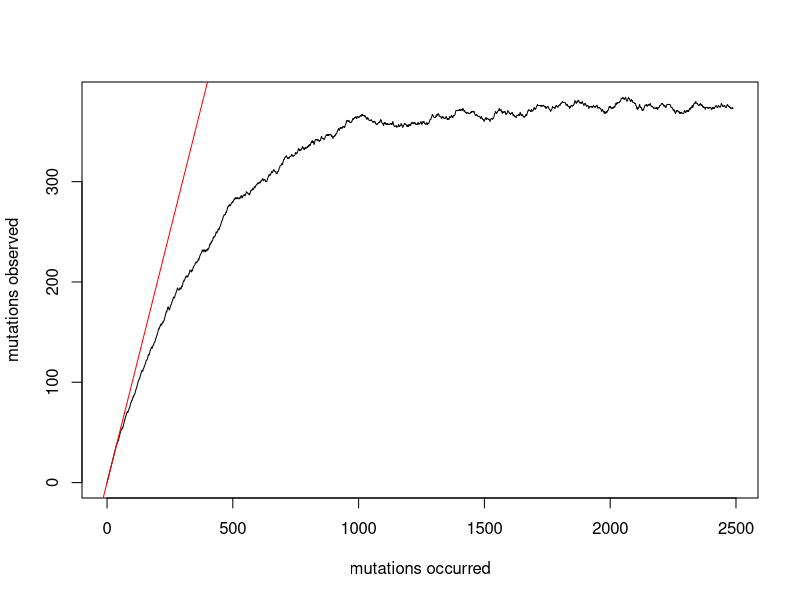
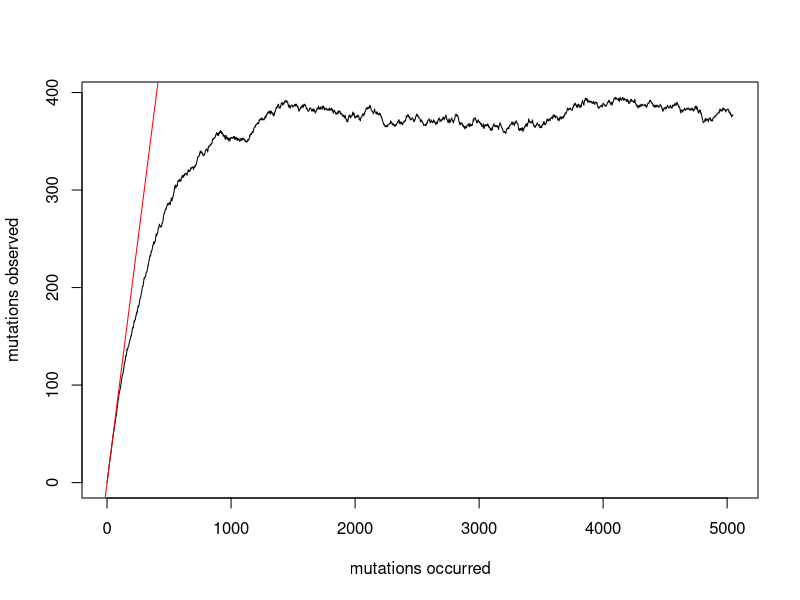

Write R code to recreate these figures, in order.
## ---- chunk 1
mutate <- function(seq, mu){
  ### procedure to mutate the sequence in each generation
  L <- length(seq)
  t <- rbinom(1,L,mu) # this sets the number of sites to mutate
  S <- sample(1:L, size = t, replace = FALSE) # pick the sites to mutate 
  m <- seq[S] + sample(1:3, t, T) # this adds a random integer between 1-3 to the original value.
  seq[S] <- m %% 4 # this will take anything greater than 3 to "circle back"
  return(list(seq, t))
}

evolve <- function(seq, mu, N){
  ### evolve the sequence over N generations
  seqs <- list(seq) # record the genotype of each generation
  nmut <- 0   # counter for the number of mutations that *occurred* in each generation
  Nobs <- 0   # counter for the number of *observed* mutations
  for( i in 1:N ){
    mutant <- mutate(seq, mu) # perform mutation
    seq <- mutant[[1]]  # extract the mutated sequence, which will be the starting point for the next generation
    seqs <- c(seqs, list(seq)) # record the genotype at this generation
    nmut <- c(nmut, mutant[[2]]) # record the number of mutations that *occurred* at this generation
    Nobs <- c(Nobs, sum(seqs[[1]] != seq)) # this records the number of *observed* mutations
  }
  return(list(seqs, nmut, Nobs))
}

evolve2seq <- function(seq, mu, N){
  ### evolve the sequence independently twice to simulate two contemporary lineages over N generations
  seq1 <- seq; seq2 <- seq # same starting point for both lineages
  seqs1 <- list(seq) # record the genotype of each generation
  seqs2 <- list(seq) # record the genotype of each generation
  nmut1 <- 0   # counter for the number of mutations that *occurred* in each generation in lineage 1
  nmut2 <- 0   # counter for the number of mutations that *occurred* in each generation in lineage 2
  Nobs <- 0   # counter for the number of *observed* mutations
  for( i in 1:N ){
    # for lineage 1
    mutant1 <- mutate(seq1, mu) # perform mutation
    seq1 <- mutant1[[1]]  # extract the mutated sequence, which will be the starting point for the next generation
    seqs1 <- c(seqs1, list(seq1)) # record the genotype at this generation
    nmut1 <- c(nmut1, mutant1[[2]]) # record the number of mutations that *occurred* at this generation
    # for lineage 2
    mutant2 <- mutate(seq2, mu) # perform mutation
    seq2 <- mutant2[[1]]  # extract the mutated sequence, which will be the starting point for the next generation
    seqs2 <- c(seqs2, list(seq2)) # record the genotype at this generation
    nmut2 <- c(nmut2, mutant2[[2]]) # record the number of mutations that *occurred* at this generation    Nobs <- c(Nobs, sum(seqs[[2]] != seq)) # this records the number of *observed* mutations
    Nobs <- c(Nobs, sum(seq1 != seq2)) # this records the number of *observed* mutations
  }
  return(list(nmut1, nmut2, Nobs))
}
## ---- chunk 2
# starting point
seq <- sample(c(0:3), size = 500, replace = TRUE)
out <- evolve(seq, mu = 0.001, N = 5000)
seqs <- out[[1]]
nmut <- out[[2]]; Nmut <- cumsum(nmut) # count the total # of mutations up to generation i
Nobs <- out[[3]]
plot(Nmut, Nobs, type = "l", xlab = "mutations occurred", ylab = "mutations observed")
abline(a=0, b=1, col = "red")
## ---- chunk 3
# starting point
seq <- sample(c(0:3), size = 500, replace = TRUE)
out <- evolve2seq(seq, mu = 0.001, N = 5000)
nmut1 <- cumsum(out[[1]]); nmut2 <- cumsum(out[[2]])
Nobs <- out[[3]]
plot(nmut1+nmut2, Nobs, type = "l", xlab = "mutations occurred", ylab = "mutations observed")
abline(a=0, b=1, col = "red")
